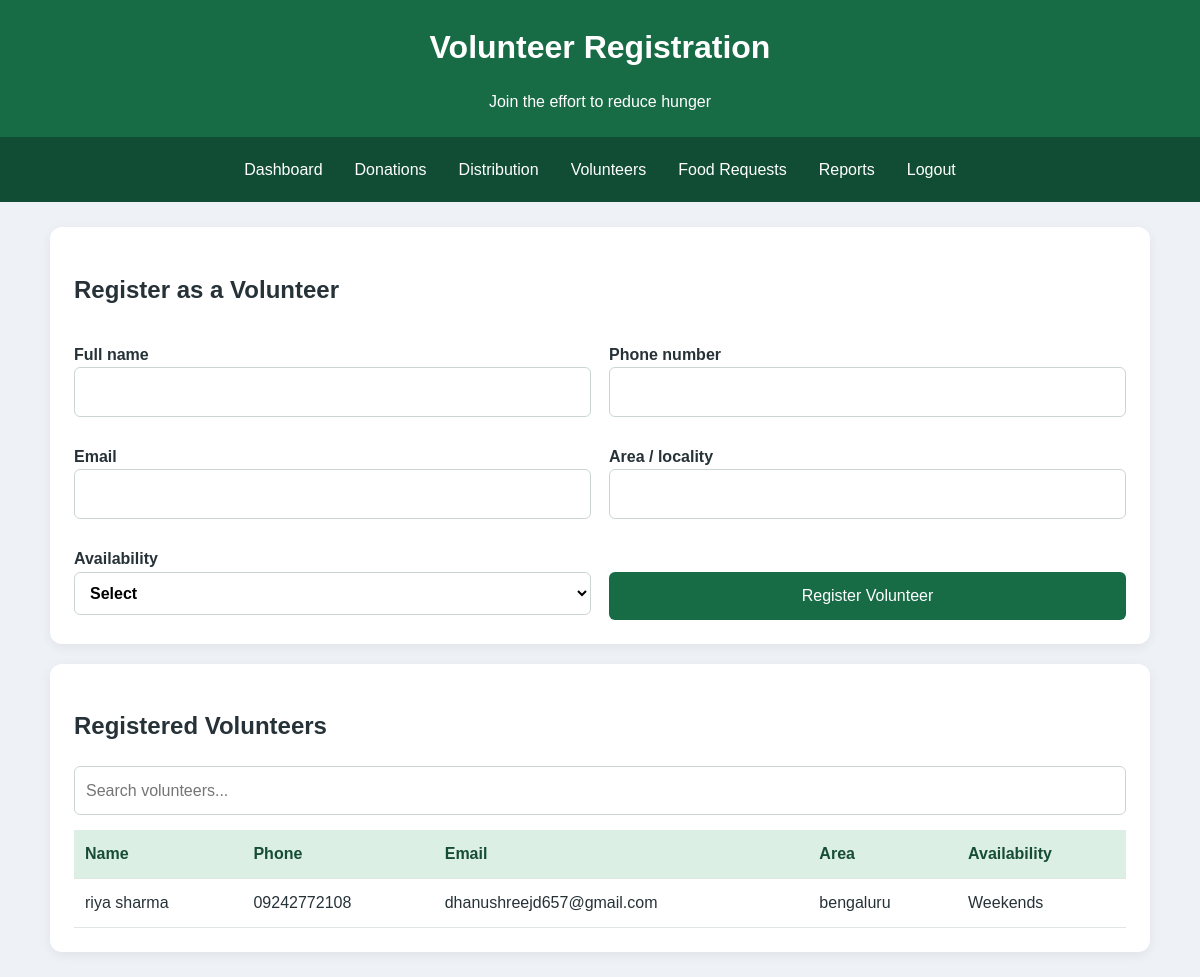
The app's page /Volunteering (signed in) with its own data.
### tables this page shows
CREATE TABLE volunteers (
            id INTEGER PRIMARY KEY AUTOINCREMENT,
            name TEXT NOT NULL,
            phone TEXT NOT NULL,
            email TEXT NOT NULL,
            area TEXT NOT NULL,
            availability TEXT NOT NULL
        );

### app.py (the view, shortened to what this page needs)
@app.route("/Volunteering", methods=["GET", "POST"])
@login_required
def Volunteering():
    with get_db() as db:
        records = db.execute(
            "SELECT * FROM volunteers ORDER BY id DESC"
        ).fetchall()
    return render_template("Volunteering.html", records=records)

### app.py (called while the page is built)
def get_db():
    connection = sqlite3.connect(DATABASE)
    connection.row_factory = sqlite3.Row
    connection.execute("PRAGMA foreign_keys = ON")
    return connection

def login_required(function):
    @wraps(function)
    def wrapper(*args, **kwargs):
        if "user_id" not in session:
            flash("Please log in to continue.", "error")
            return redirect(url_for("index"))
        return function(*args, **kwargs)
    return wrapper

### templates/Volunteering.html (shortened to what this page needs)
<!DOCTYPE html>
<html lang="en">
<head>
<link rel="stylesheet" href="{{ url_for('static', filename='style.css') }}">
</head>
<body>
<header><h1>Volunteer Registration</h1><p>Join the effort to reduce hunger</p></header>
<nav>
<a href="{{ url_for('dashboard') }}">Dashboard</a><a href="{{ url_for('donations') }}">Donations</a><a href="{{ url_for('Distribution') }}">Distribution</a><a href="{{ url_for('Volunteering') }}">Volunteers</a><a href="{{ url_for('Donate_to_needy') }}">Food Requests</a><a href="{{ url_for('Reports') }}">Reports</a><a href="{{ url_for('logout') }}">Logout</a>
</nav>
<main class="container">
<section class="panel"><h2>Register as a Volunteer</h2>
<form method="POST" class="form-grid">
<label>Full name<input name="name" required></label>
<label>Phone number<input name="phone" type="tel" required></label>
<label>Email<input name="email" type="email" required></label>
<label>Area / locality<input name="area" required></label>
<label>Availability<select name="availability" required><option value="">Select</option><option>Weekdays</option><option>Weekends</option><option>Any day</option></select></label>
<button type="submit">Register Volunteer</button>
</form></section>
<section class="panel"><h2>Registered Volunteers</h2><input id="tableSearch" placeholder="Search volunteers...">
<div class="table-wrap"><table id="dataTable"><thead><tr><th>Name</th><th>Phone</th><th>Email</th><th>Area</th><th>Availability</th></tr></thead>
<tbody>{% for item in records %}<tr><td>{{ item.name }}</td><td>{{ item.phone }}</td><td>{{ item.email }}</td><td>{{ item.area }}</td><td>{{ item.availability }}</td></tr>{% else %}<tr><td colspan="5">No volunteers registered yet.</td></tr>{% endfor %}</tbody></table></div>
</section></main>
</body>
</html>

### static/style.css (style rules this page uses)
* { box-sizing: border-box; }
body { margin: 0; font-family: Arial, sans-serif; background: #eef2f7; color: #263238; line-height: 1.6; }
header { background: #176b45; color: white; padding: 22px 5%; text-align: center; }
header h1 { margin: 0; }
header p { margin-bottom: 0; }
nav { background: #104d34; padding: 12px; display: flex; justify-content: center; flex-wrap: wrap; gap: 8px; }
nav a { color: white; text-decoration: none; padding: 8px 12px; border-radius: 5px; }
.container { width: min(1100px, 94%); margin: 25px auto; }
.panel, .auth-card { background: white; padding: 24px; margin: 20px 0; border-radius: 12px; box-shadow: 0 3px 12px #00000010; }
form { text-align: left; }
label { display: block; font-weight: bold; margin: 12px 0 5px; }
input, select { width: 100%; padding: 11px; border: 1px solid #cbd5d1; border-radius: 6px; font: inherit; background: white; }
button, .button-link { display: inline-block; background: #176b45; color: white; border: 0; border-radius: 6px; padding: 11px 16px; margin-top: 14px; cursor: pointer; font: inherit; text-decoration: none; }
form button { width: 100%; }
a { color: #176b45; }
.form-grid { display: grid; grid-template-columns: repeat(2, minmax(0, 1fr)); gap: 10px 18px; }
.form-grid button { align-self: end; }
.table-wrap { width: 100%; overflow-x: auto; margin-top: 15px; }
table { width: 100%; border-collapse: collapse; background: white; }
th, td { padding: 11px; text-align: left; border-bottom: 1px solid #e0e7e3; }
th { background: #dcefe4; color: #164d34; }

### records on screen
volunteers: name "riya sharma", phone "09242772108", email "dhanushreejd657@gmail.com", area "bengaluru", availability "Weekends"
